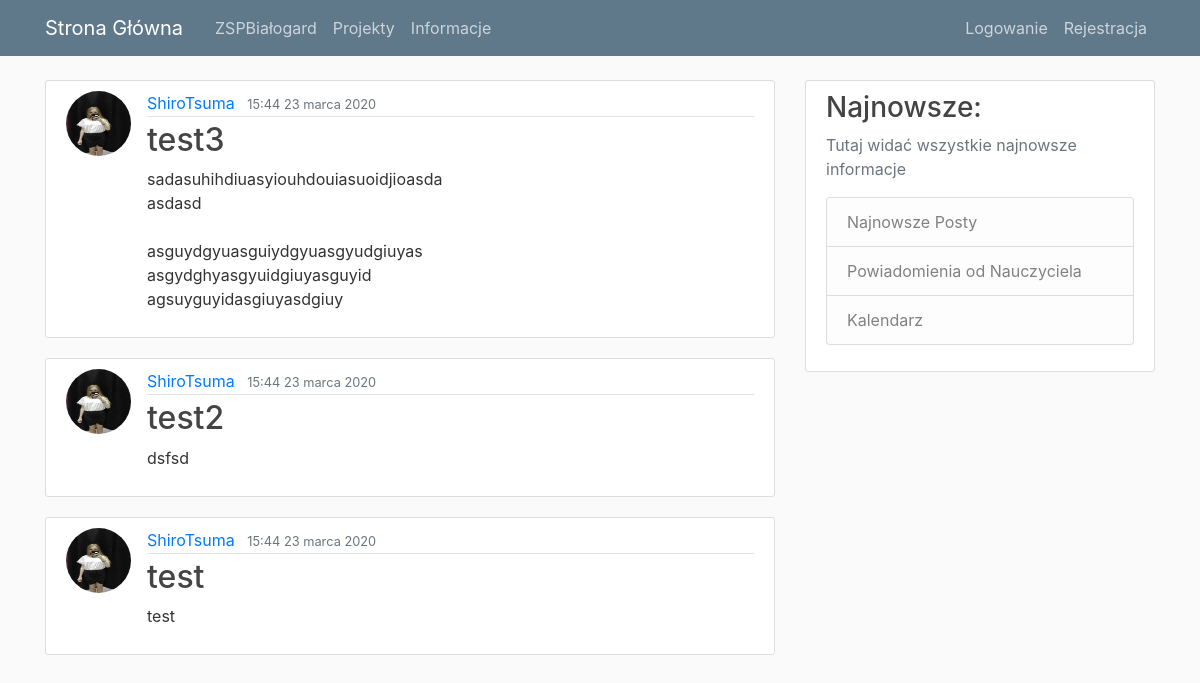
The page / on the database its author committed.
### mainpage/models.py (models this page shows, shortened)
class Post(models.Model):
    title = models.CharField(max_length=100)
    content = models.TextField()
    date_posted = models.DateTimeField(default=timezone.now)
    author = models.ForeignKey(User, on_delete=models.CASCADE)

### users/models.py (models this page shows, shortened)
class Profile(models.Model):
    user = models.OneToOneField(User, on_delete=models.CASCADE)
    image = models.ImageField(default='default.jpg', upload_to='profile_pics')

### mainpage/views.py (the view)
# urls.py: path('', PostListView.as_view(), name='blog-home'),
class PostListView(ListView):
    model = Post
    template_name = 'mainpage/home.html'  # <app>/<model>_<viewtype>.html
    context_object_name = 'posts'
    ordering = ['-date_posted']
    paginate_by = 5

### mainpage/templates/mainpage/home.html (shortened to what this page needs)
{% extends "mainpage/base.html" %}
{% block content %}
    {% for post in posts %}
        <article class="media content-section">
          <img class="rounded-circle article-img" src="{{ post.author.profile.image.url }}">
          <div class="media-body">
            <div class="article-metadata">
              <a class="mr-2" href="{% url 'user-posts' post.author.username %}">{{ post.author }}</a>
              <small class="text-muted">{{ post.date_posted|date:"G:i d E Y" }}</small>
            </div>
            <h2><a class="article-title" href="{% url 'post-detail' post.id %}">{{ post.title }}</a></h2>
            <p class="article-content">{{ post.content }}</p>
          </div>
        </article>
    {% endfor %}
{% endblock content %}

### mainpage/templates/mainpage/base.html (shortened to what this page needs)
{% load static %}
<!DOCTYPE html>
<html>
<head>
    <link rel="stylesheet" href="https://maxcdn.bootstrapcdn.com/bootstrap/4.0.0/css/bootstrap.min.css">
    <link rel="stylesheet" type="text/css" href="{% static 'mainpage/main.css' %}">
</head>
<body>
  <header class="site-header">
    <nav class="navbar navbar-expand-md navbar-dark bg-steel fixed-top">
      <div class="container">
        <a class="navbar-brand mr-4" href="{% url 'mainpage-home' %}">Strona Główna</a>
        <div class="collapse navbar-collapse" id="navbarToggle">
          <div class="navbar-nav mr-auto">
            <a class="nav-item nav-link" href="http://www.zsp-bialogard.com/">ZSPBiałogard</a>
            <a class="nav-item nav-link" href="{% url 'mainpage-about' %}">Projekty</a>
            <a class="nav-item nav-link" href="{% url 'mainpage-about' %}">Informacje</a>
          </div>
          <div class="navbar-nav">
            {% if user.is_authenticated %}
              <a class="nav-item nav-link" href="{% url 'post-create' %}">Nowy Post</a>
              <a class="nav-item nav-link" href="{% url 'profile' %}">Profil</a>
              <a class="nav-item nav-link" href="{% url 'logout' %}">Wyloguj się</a>
            {% else %}
              <a class="nav-item nav-link" href="{% url 'login' %}">Logowanie</a>
              <a class="nav-item nav-link" href="{% url 'register' %}">Rejestracja</a>
            {% endif %}
          </div>
        </div>
      </div>
    </nav>
  </header>
    <main role="main" class="container">
      <div class="row">
        <div class="col-md-8">
          {% block content %}{% endblock %}
        </div>
        <div class="col-md-4">
          <div class="content-section">
            <h3>Najnowsze:</h3>
            <p class='text-muted'>Tutaj widać wszystkie najnowsze informacje
              <ul class="list-group">
                <li class="list-group-item list-group-item-light">Najnowsze Posty</li>
                <li class="list-group-item list-group-item-light">Powiadomienia od Nauczyciela</li>
                <li class="list-group-item list-group-item-light">Kalendarz</li>
              </ul>
            </p>
          </div>
        </div>
      </div>
    </main>
</body>
</html>

### mainpage/static/mainpage/main.css (style rules this page uses)
body { background: #fafafa; color: #333333; margin-top: 5rem; }
h1, h2, h3, h4, h5, h6 { color: #444444; }
ul { margin: 0; }
.bg-steel { background-color: #5f788a; }
.site-header .navbar-nav .nav-link { color: #cbd5db; }
.content-section { background: #ffffff; padding: 10px 20px; border: 1px solid #dddddd; border-radius: 3px; margin-bottom: 20px; }
.article-title { color: #444444; }
.article-content { white-space: pre-line; }
.article-img { height: 65px; width: 65px; margin-right: 16px; }
.article-metadata { padding-bottom: 1px; margin-bottom: 4px; border-bottom: 1px solid #e3e3e3 }

### rows shown on the page
Post: author.profile.image (picture), author "ShiroTsuma", date_posted "15:44 23 marca 2020", title "test3", content "sadasuhihdiuasyiouhdouiasuoidjioasda asdasd asguydgyuasguiydgyuasgyudgiuyas asgydghyasgyuidgiuyasguyid agsuyguyidasgiuyasdgiuy"
Post: author.profile.image (picture), author "ShiroTsuma", date_posted "15:44 23 marca 2020", title "test2", content "dsfsd"
Post: author.profile.image (picture), author "ShiroTsuma", date_posted "15:44 23 marca 2020", title "test", content "test"
